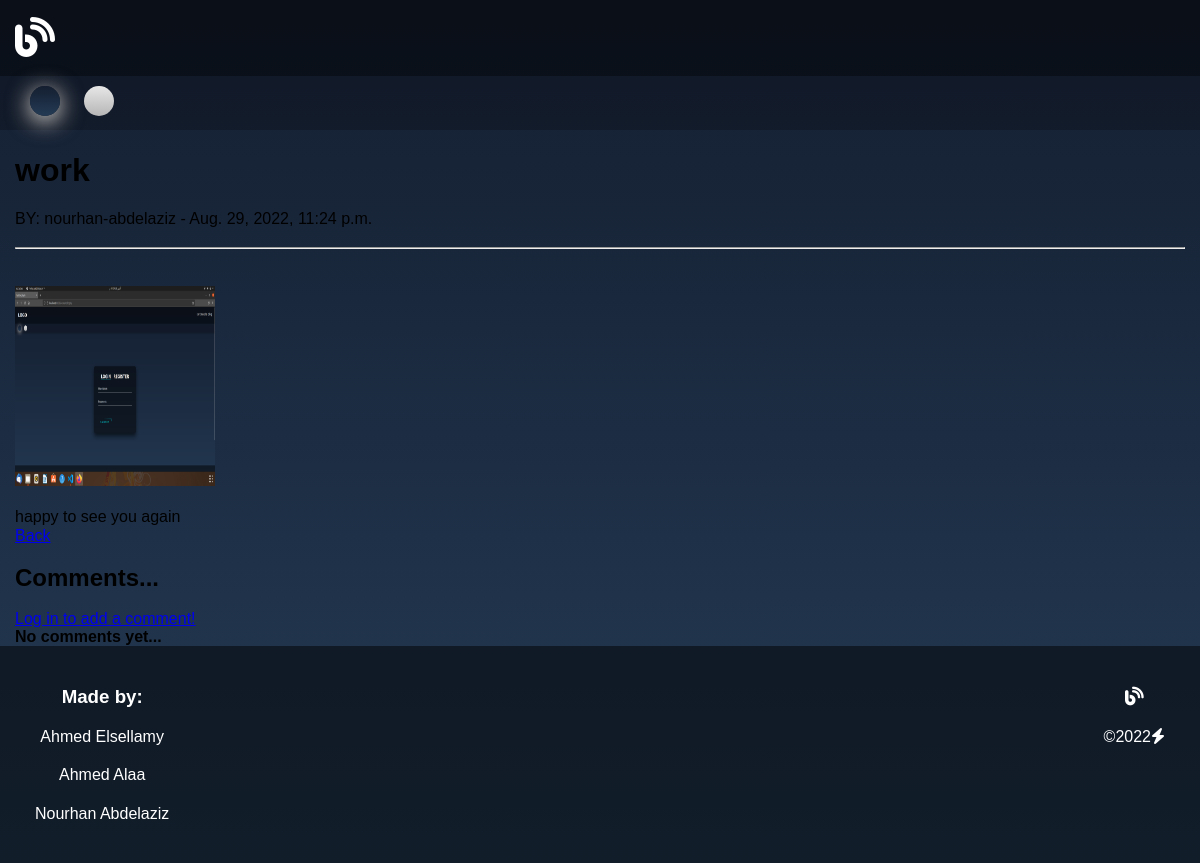
Page /categories/posts/1 on the earlier database version.
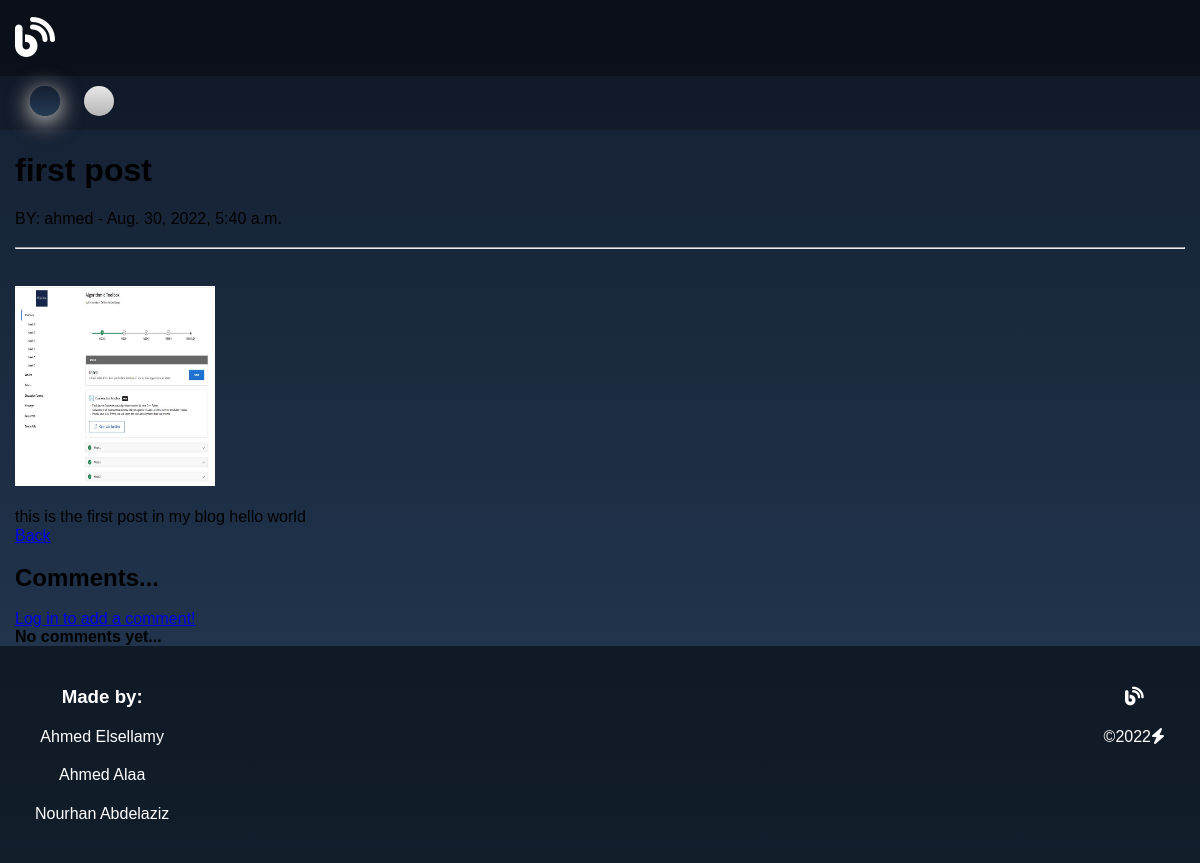
Same page on the later database version.
### categories/models.py (models this page shows, shortened)
class Post(models.Model):
    post_title = models.CharField(
        max_length=20, null=False, verbose_name='title')
    post_image = models.ImageField(
        upload_to='categories/post/images/', null=True, verbose_name='image')
    post_content = models.TextField(null=True)
    post_category_id = models.ForeignKey(
        Category, on_delete=models.CASCADE, null=True, verbose_name='category')
    tags = TaggableManager()
    post_user_id = models.ForeignKey(
        User, on_delete=models.CASCADE, null=True, verbose_name='user')
    post_created_at = models.DateTimeField(auto_now_add=True, null=True)
    post_updated_at = models.DateTimeField(auto_now=True, null=True)
    likes = models.ManyToManyField(User, related_name='likes', blank=True)
    dislikes = models.ManyToManyField(
        User, related_name='dislikes', blank=True)
    def get_image_url(self):
        return f"/media/{self.post_image}"

### categories/views.py (the view, shortened to what this page needs)
# urls.py: path('posts/<int:pk>', PostDetail.as_view(), name='post-details'),
class PostDetail(DetailView):
    model = Post
    template_name = 'categories/posts/post_details.html'
    def get_context_data(self, **kwargs):
        data = super().get_context_data(**kwargs)
        comments_connected = Comment.objects.filter(
            comment_post_id=self.get_object()).order_by('-comment_time')
        data['comments'] = comments_connected
        if self.request.user.is_authenticated:
            data['comment_form'] = CommentForm(instance=self.request.user)
        return data

### templates/categories/posts/post_details.html
{% extends 'global/base.html' %}
{% block main %}
    <div class="container">
        <h1>{{ post.post_title }}</h1>
        <p>BY: {{ post.post_user_id }} - {{ post.post_created_at }}</p>
        <br><hr>
        <br><br>
        <img src="{{ post.get_image_url }}" alt="..."
             width="200" height="200"><br><br>
        <p>{{ post.post_content }}</p>
        <a href="{% url 'posts-index' %}">Back</a>
        <br><br>
        <h2>Comments...</h2>
        <br>
        {% if user.is_authenticated %}
          <form method="POST">
            {% csrf_token %}
            <div class="form-group">
              {{ comment_form }}
              <button class="btn btn-info" type="submit">Add comment <i class="fas fa-comments"></i></button>
            </div>
          </form>
          {% else %}
          <a class="btn btn-outline-info" href="{% url 'login' %}?next={{request.path}}">Log in to add a comment!</a><br>
          {% endif %}
          {% if comments %}
          <strong class="text-secondary">{{ object.number_of_comments }} Comment{{ object.number_of_comments|pluralize }}</strong>
          <hr>
          <ul>
            {% for comment in comments %}
            <li>
             <div>
                <span>
                  <strong class="text-info">{{ comment.comment_user_id }} </strong>
                  <small class="text-muted">{{ comment.comment_time }}</small>
                </span>
                <p>
                  {{ comment.comment_content|safe }}
                </p>
              </div>
            </li>
            {% endfor %}
          </ul>
          {% else %}
            <strong class="text-secondary">No comments yet...</strong>
          {% endif %}
    </div>
{% endblock %}

Differences in the rows shown:
changed Post: post_title "work" → "first post"; post_user_id "nourhan-abdelaziz" → "ahmed"; post_created_at "Aug. 29, 2022, 11:24 p.m." → "Aug. 30, 2022, 5:40 a.m."; get_image_url: a different picture; post_content "happy to see you again" → "this is the first post in my blog hello world"
